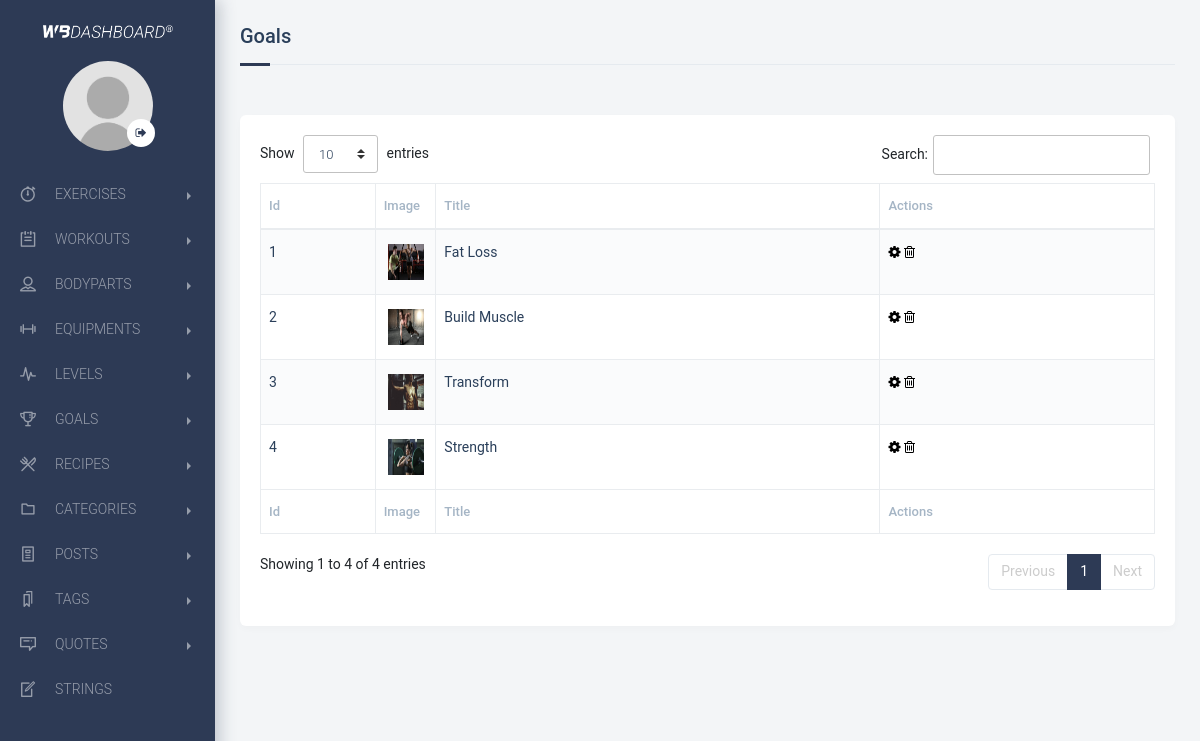
Page /backend/controller/goals.php (signed in) on the committed database.
### tables this page shows
CREATE TABLE `goals` (
  `goal_id` int(11) NOT NULL,
  `goal_title` varchar(150) NOT NULL,
  `goal_image` varchar(150) NOT NULL
);

### backend/admin/functions.php (called while the page is built, shortened)
<?php
function get_all_goals($connect)
{
    $sentence = $connect->prepare("SELECT * FROM goals ORDER BY goal_id DESC");
    $sentence->execute();
    return $sentence->fetchAll();
}
?>

### backend/views/goals.view.php (the view, shortened to what this page needs)
<section class="page-container">
    <div class="page-content-wrapper">
 <div class="content sm-gutter">
            <div class="container-fluid padding-25 sm-padding-10">
                <div class="row">
                    <div class="col-12">
                        <div class="section-title">
                            <h5>Goals</h5>
                        </div>
                    </div>
<div class="col-12">
                        <div class="block table-block mb-4" style="margin-top: 20px;">
                            <div class="row">
                                <div class="table-responsive">
<table id="table_id" class="table table-striped table-bordered" cellspacing="0" width="100%" style="border-radius: 5px;">
    <thead>
            <tr>
              <th>Id</th>
                <th>Image</th>
                <th>Title</th>
                <th>Actions</th>
            </tr>
        </thead>
        <tfoot>
            <tr>
              <th>Id</th>
                <th>Image</th>
                <th>Title</th>
                <th>Actions</th>
            </tr>
        </tfoot>
        <tbody>
        <?php foreach($goals as $goal): ?>
            <tr>
              <td><?php echo $goal['goal_id']; ?></td>
                <td width="40px" align="center"><img src="../images/<?php echo $goal['goal_image']; ?>" style="width: 40px; height: 40px; padding: 2px;"></td>
                <td><?php echo $goal['goal_title']; ?></td>
                <td>
                <a href="../controller/edit_goal.php?id=<?php echo $goal['goal_id']; ?>" style="font-size: 14px;color: #000000;"><i class="fa fa-cog"></i></a>
          <a onclick="alertdelete_<?php echo $goal['goal_id']; ?>();" style="cursor: pointer;font-size: 14px;color: #000000;"><i class="fa fa-trash-o"></i></a>
          </td>
            </tr>
        <?php endforeach; ?>
        </tbody>
</table>
</div>
</div>
</div>
</div>
</div>
</div>
</div>
</div>
</section>

### backend/assets/css/lightbox.css (style rules this page uses)
body:after { content: url(../files/close.png) url(../files/loading.gif) url(../files/prev.png) url(../files/next.png); display: none; }

### rows in the picture
goals: goal_id "4", goal_image (picture), goal_title "Strength"
goals: goal_id "3", goal_image (picture), goal_title "Transform"
goals: goal_id "2", goal_image (picture), goal_title "Build Muscle"
goals: goal_id "1", goal_image (picture), goal_title "Fat Loss"
